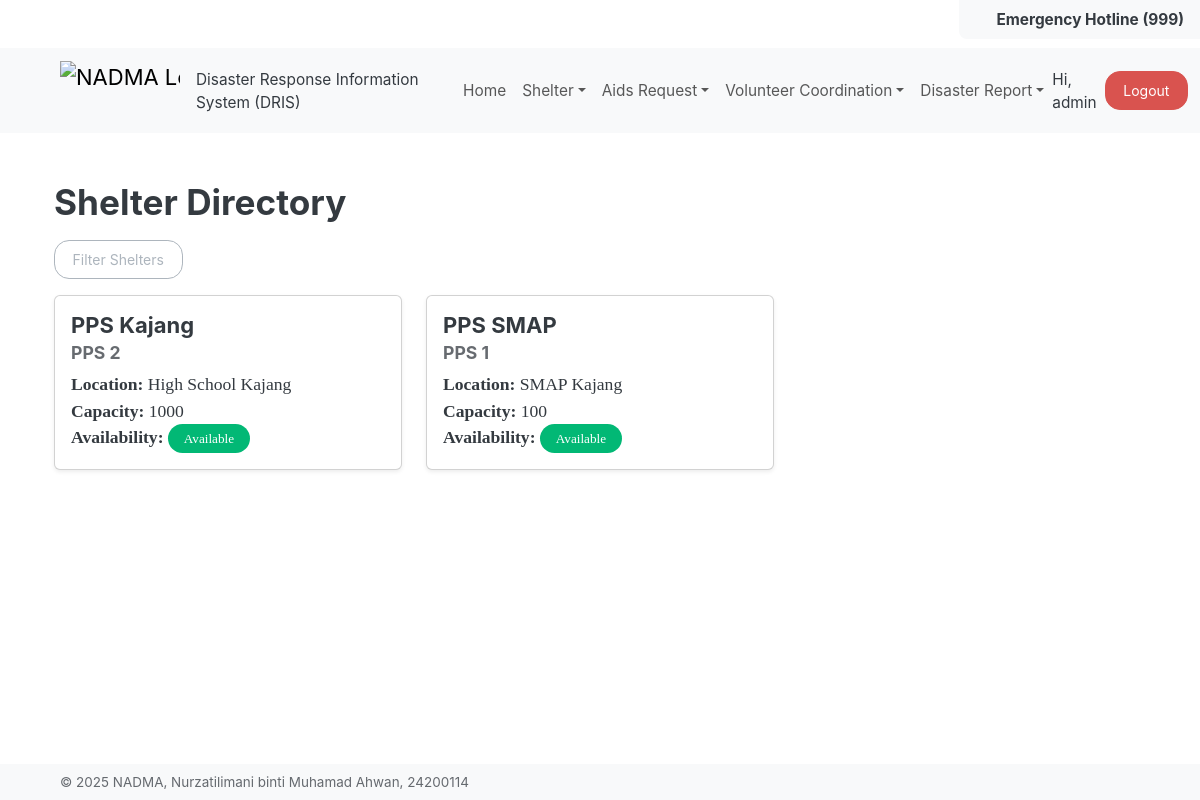
Page /shelter/directory (signed in) on the committed database.
### UserManagement/models.py (models this page shows, shortened)
class CustomUser(AbstractUser):
    phone_number = models.CharField(max_length=15, blank=True, null=True)
    role = models.ForeignKey(Role, on_delete=models.SET_NULL, null=True, blank=True, related_name='users')
    created_at = models.DateTimeField(auto_now_add=True)

### ShelterDirectory/models.py (models this page shows, shortened)
class Shelter(models.Model):
    id= models.AutoField(primary_key=True)
    code = models.CharField(max_length=3, unique=True)
    name = models.CharField(max_length=100)
    location = models.TextField()
    capacity = models.IntegerField(default=0)
    availability = models.BooleanField(default=True)
    created_by = models.ForeignKey(Authority, on_delete=models.CASCADE, related_name='shelters_created',  null=True, blank=True)
    created_at = models.DateTimeField(auto_now_add=True)
    updated_by = models.ForeignKey(Authority, on_delete=models.CASCADE, related_name='shelters_updated', null=True, blank=True)
    updated_at = models.DateTimeField(auto_now=True)

### ShelterDirectory/views.py (the view)
# urls.py: path("directory", ShelterDirectoryCardView.as_view(), name="shelter_directory"),
class ShelterDirectoryCardView(View):
    def get(self, request):
        name = request.GET.get('name', '').strip()
        code = request.GET.get('code', '').strip()
        location = request.GET.get('location', '').strip()
        availability = request.GET.get('availability', '').strip()
        shelters = Shelter.objects.all()
        if name:
            shelters = shelters.filter(name__icontains=name)
        if code:
            shelters = shelters.filter(code__icontains=code)
        if location:
            shelters = shelters.filter(location__icontains=location)
        if availability != '':
            shelters = shelters.filter(availability=availability)
        return render(request, 'shelter-directory/directory.html', {
            'data': shelters,
        })

### templates/shelter-directory/directory.html (shortened to what this page needs)
{% extends "base.html" %}
{% block content %}
<div class="container mt-3">
  <h2 class="flex-grow-1 mb-3">Shelter Directory</h2>
  <button class="btn btn-outline-secondary mb-3" type="button" data-bs-toggle="collapse" data-bs-target="#filterCollapse" aria-expanded="false" aria-controls="filterCollapse">
    Filter Shelters
  </button>
  <div class="row">
    {% for shelter in data %}
      <div class="col-md-4 mb-4">
        <div class="card h-100 shadow-sm">
          <div class="card-body">
            <h5 class="card-title">{{ shelter.name }}</h5>
            <h6 class="card-subtitle mb-2 text-muted">{{ shelter.code }}</h6>
            <p class="card-text">
              <strong>Location:</strong> {{ shelter.location }}<br>
              <strong>Capacity:</strong> {{ shelter.capacity }}<br>
              <strong>Availability:</strong>
              {% if shelter.availability %}
                <span class="badge rounded-pill bg-success">Available</span>
              {% else %}
                <span class="badge rounded-pill bg-danger">Not Available</span>
              {% endif %}
            </p>
          </div>
        </div>
      </div>
    {% empty %}
      <div class="col-12">
        <div class="alert alert-info">No shelters found.</div>
      </div>
    {% endfor %}
  </div>
</div>
{% endblock %}

### templates/base/navigation.html (shortened to what this page needs)
{% load static %}
<nav class="navbar navbar-expand-lg bg-body-tertiary" data-bs-theme="light">
  <div class="container-fluid ms-5">
    <a class="navbar-brand" href="#">
      <img
        src="{% static 'img/nadma-logo.png' %}"
        alt="NADMA Logo"
        width="120"
        height="60"
        class="d-inline-block align-top"
      />
    </a>
    <span>Disaster Response Information System (DRIS)</span>
    <div class="collapse navbar-collapse ms-3" id="navbarColor01">
      <ul class="navbar-nav me-auto">
        <li class="nav-item">
          <a
            class="nav-link {% if request.path == '/' %}active{% endif %}"
            href="{% url 'home' %}"
          >
            Home
          </a>
        </li>
        <li class="nav-item dropdown">
          <a
            class="nav-link dropdown-toggle"
            data-bs-toggle="dropdown"
            href="#"
            role="button"
            aria-haspopup="true"
            aria-expanded="false"
            >Shelter</a
          >
        </li>
        {% if request.user.is_authenticated %}
          <li class="nav-item dropdown">
            <a
              class="nav-link dropdown-toggle"
              data-bs-toggle="dropdown"
              href="#"
              role="button"
              aria-haspopup="true"
              aria-expanded="false"
              >Aids Request</a
            >
          </li>
          <li class="nav-item dropdown">
            <a
              class="nav-link dropdown-toggle"
              data-bs-toggle="dropdown"
              href="#"
              role="button"
              aria-haspopup="true"
              aria-expanded="false"
              >Volunteer Coordination</a
            >
          </li>
             <li class="nav-item dropdown">
            <a
              class="nav-link dropdown-toggle"
              data-bs-toggle="dropdown"
              href="#"
              role="button"
              aria-haspopup="true"
              aria-expanded="false"
              >Disaster Report</a
            >
          </li>
        {% endif %}
      </ul>
  <div class="d-flex align-items-center">
  {% if not request.user.is_authenticated %}
    <a class="btn btn-success me-2" href="{% url 'auth:login' %}">Login</a>
    <a class="btn btn-primary" href="{% url 'auth:register' %}">Register</a>
  {% else %}
    <span class="me-2 align-middle">Hi, {{ request.user.username }}</span>
    <a class="btn btn-danger align-middle" href="{% url 'auth:logout' %}">Logout</a>
  {% endif %}
</div>
    </div>
  </div>
</nav>

### rows in the picture
CustomUser: user.username "admin"
Shelter: name "PPS Kajang", code "PPS 2", location "High School Kajang", capacity "1000", availability "Available"
Shelter: name "PPS SMAP", code "PPS 1", location "SMAP Kajang", capacity "100", availability "Available"
